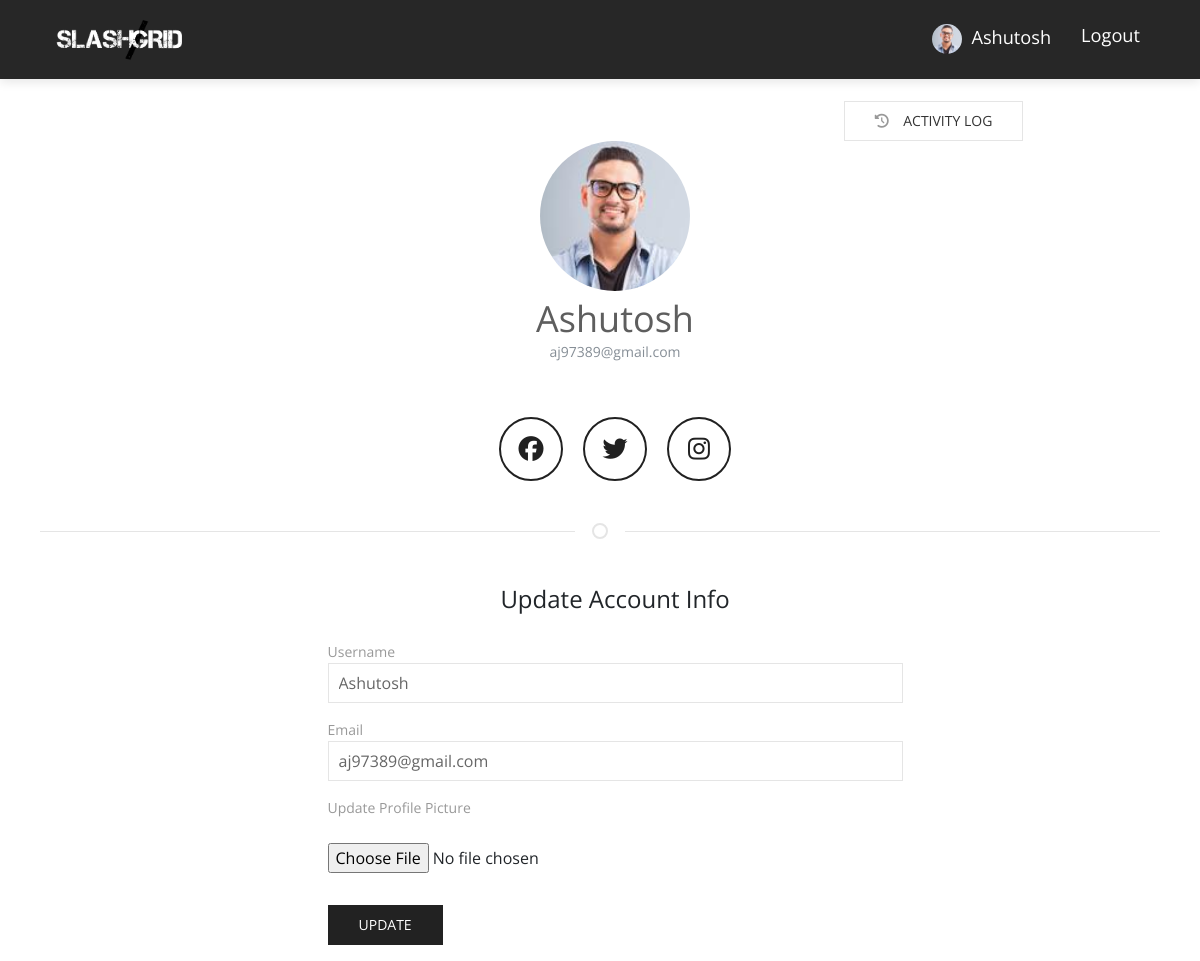
Page /account (signed in) on the committed database.
### flaskblog/models.py (models this page shows, shortened)
class User(db.Model, UserMixin):
    id = db.Column(db.Integer, primary_key=True)
    username = db.Column(db.String(20), unique=True, nullable=False)
    email = db.Column(db.String(120), unique=True, nullable=False)
    image_file = db.Column(db.String(20), nullable=False, default='default.jpg')
    password = db.Column(db.String(60), nullable=False)
    fb_link = db.Column(db.String(120), unique=True, nullable=True)
    posts = db.relationship('Post', backref='author', lazy=True)
    comment = db.relationship('Comments', backref='author', lazy=True)

### flaskblog/users/routes.py (the view)
@users.route("/account", methods=['GET', 'POST'])
@login_required
def account():
    form = UpdateAccountForm()
    if form.validate_on_submit():
        if form.picture.data:
            picture_file = save_picture(form.picture.data)
            current_user.image_file = picture_file
        current_user.username = form.username.data
        current_user.email = form.email.data
        db.session.commit()
        flash('Your account has been updated!', 'success')
        return redirect(url_for('users.account'))
    elif request.method == 'GET':
        form.username.data = current_user.username
        form.email.data = current_user.email
    image_file = url_for('static', filename='profile_pics/' + current_user.image_file)
    return render_template('account.html', title='Account',
                           image_file=image_file, form=form)

### flaskblog/users/forms.py (shortened to what this page needs)
class UpdateAccountForm(FlaskForm):
    username = StringField('Username',
                           validators=[DataRequired(), Length(min=2, max=20)])
    email = StringField('Email',
                        validators=[DataRequired(), Email()])
    picture = FileField('Update Profile Picture', validators=[FileAllowed(['jpg', 'png'])])
    fb_link = StringField('FACEBOOK LINK')
    submit = SubmitField('Update')

### flaskblog/models.py (called while the page is built)
@login_manager.user_loader
def load_user(user_id):
    return User.query.get(int(user_id))

### flaskblog/templates/account.html (shortened to what this page needs)
{% extends "base.html" %}
{% block content %}
  <div class="uk-container" style="margin-top:100px">
      <div class="row text-center">
         <div class="col-lg-6 offset-lg-3">
         </div>
         <div class="col-lg-12">
                <div class="row">
                        <div class="col-lg-10 text-right">
                            <a href="{{ url_for('posts.activity_log') }}">
                                    <button class="uk-button uk-button-default"><span class="fas fa-history"></span> &nbsp; &nbsp;Activity Log</button>
                            </a>
                        </div>
                </div>
         </div>
        <div class="col-lg-12">
                <img class="rounded-circle account-img" width="150" src="{{ image_file }}">
                <h3 class="account-heading uk-margin-small-top" style="text-transform: capitalize">{{ current_user.username }}
                        <p class="text-secondary" style="text-transform: lowercase">{{ current_user.email }}</p>
                </h3>
                <div class="effect varrius">
                        <div class="buttons">
                          <a href="{{ current_user.fb_link }}" class="fb" title="Join us on Facebook"><i class="fab fa-facebook" aria-hidden="true"></i></a>
                          <a href="{{ current_user.fb_link }}" class="tw" title="Join us on Twitter"><i class="fab fa-twitter" aria-hidden="true"></i></a>
                          <a href="{{ current_user.fb_link }}" class="insta" title="Join us on Instagram"><i class="fab fa-instagram" aria-hidden="true"></i></a>
                        </div>
                      </div>
                </div>
      </div>
      <hr class="uk-divider-icon uk-margin-medium-top">
      <div class="row uk-margin-medium-top">
            <div class="col-lg-6 offset-lg-3">
                    <form method="POST" action="" enctype="multipart/form-data">
                        <fieldset class="form-group">
                            <legend class="mb-4 text-center">Update Account Info</legend>
                            <div class="form-group">
                                {{ form.username.label(class="form-control-label") }}
                                {% if form.username.errors %}
                                    {{ form.username(class="form-control form-control-lg is-invalid") }}
                                    <div class="invalid-feedback">
                                        {% for error in form.username.errors %}
                                            <span>{{ error }}</span>
                                        {% endfor %}
                                    </div>
                                {% else %}
                                    {{ form.username(class="uk-input") }}
                                {% endif %}
                            </div>
                            <div class="form-group">
                                {{ form.email.label(class="form-control-label") }}
                                {% if form.email.errors %}
                                    {{ form.email(class="form-control form-control-lg is-invalid") }}
                                    <div class="invalid-feedback">
                                        {% for error in form.email.errors %}
                                            <span>{{ error }}</span>
                                        {% endfor %}
                                    </div>
                                {% else %}
                                    {{ form.email(class="uk-input") }}
                                {% endif %}
                            </div>
                            <div class="form-group">
                                {{ form.picture.label(class="") }}
                                <br><br>
                                {{ form.picture(class="form-control-file") }}
                            </div>
                        </fieldset>
                        <div class="form-group">
                            {{ form.submit(class="uk-button-secondary uk-button") }}
                        </div>
                    </form>
            </div>
      </div>
  </div>
{% endblock content %}

### flaskblog/templates/navbar.html (shortened to what this page needs)
<nav class="navbar main-nav  fixed-top navbar-expand-lg" style="background:#272727 !important">
    <div class="container">
        <a class="navbar-brand" href="/"><img src="{{ url_for('static', filename='images/download2.png') }}" alt="logo" width="150" style="padding:10px"></a>
        <div class="collapse navbar-collapse" id="navbarNav">
        <ul class="navbar-nav ml-auto">
          {% if current_user.is_authenticated %}
          <li class="nav-item">
              <a class="nav-link" href="{{ url_for('users.account') }}" style="text-transform: capitalize;color:white;font-size:1.3em">
                  <img class="rounded-circle" src="{{ url_for('static', filename='profile_pics/' + current_user.image_file) }}" width="30">
                  &nbsp;{{ current_user.username }}
              </a>
          </li>
          <li class="nav-item">
              <a class="nav-link" href="{{ url_for('users.logout') }}" style="color:white;font-size:1.3em">Logout</a>
          </li>
         {% endif %}
        </ul>
        </div>
    </div>
</nav>

### flaskblog/static/css/style.css (style rules this page uses)
body { font-family: "Open Sans", sans-serif; -webkit-font-smoothing: antialiased; }
h1, h2, h3, h4, h5, h6 { font-family: "Open Sans", sans-serif; color: #5e5e5e; font-weight: 400; line-height: 1; }
h3 { font-size: 36px; }
p, a, li, blockquote, label, span { font-size: 14px; letter-spacing: 0; line-height: 22px; color: #999999; margin-bottom: 0; }
p { line-height: 30px; }
.transition, .main-nav, .main-nav .navbar-brand { transition: .3s ease; }
.main-nav { background: #7d71d3; box-shadow: 0px 3px 10px 0px rgba(0, 0, 0, 0.1); }
.main-nav .navbar-brand { padding: 0; }
.main-nav .navbar-nav .nav-item { position: relative; }
.main-nav .navbar-nav .nav-item .nav-link { position: relative; text-align: center; font-size: 13px; color: #000; padding-left: 15px; padding-right: 15px; }

### flaskblog/templates/base.html (style rules this page uses)
.effect { width: 100%; background-color: #212121; }
.effect:nth-child(2n+1) { background-color: #fff; }
.effect .buttons { margin-top: 50px; display: flex; justify-content: center; }
.effect a { text-decoration: none !important; width: 60px; height: 60px; display: flex; align-items: center; justify-content: center; border-radius: 50%; margin-right: 20px; font-size: 25px; overflow: hidden; position: relative; color: #212121; border: 2px solid #212121; }
.effect a i { position: relative; z-index: 3; }
.effect a:last-child { margin-right: 0px; }
.effect a:before { content: ""; display: inline-block; height: 100%; vertical-align: middle; }
.effect a i { display: inline-block; vertical-align: middle; }
.effect.varrius a { transition: all 0.2s linear 0s; }
.effect.varrius a:after { content: ""; display: block; width: 90%; height: 90%; top: -110%; left: 0; right: 0; margin: auto; position: absolute; background-color: #212121; border-radius: 50%; }

### rows in the picture
User: image_file (picture), username "Ashutosh", email "aj97389@gmail.com"
